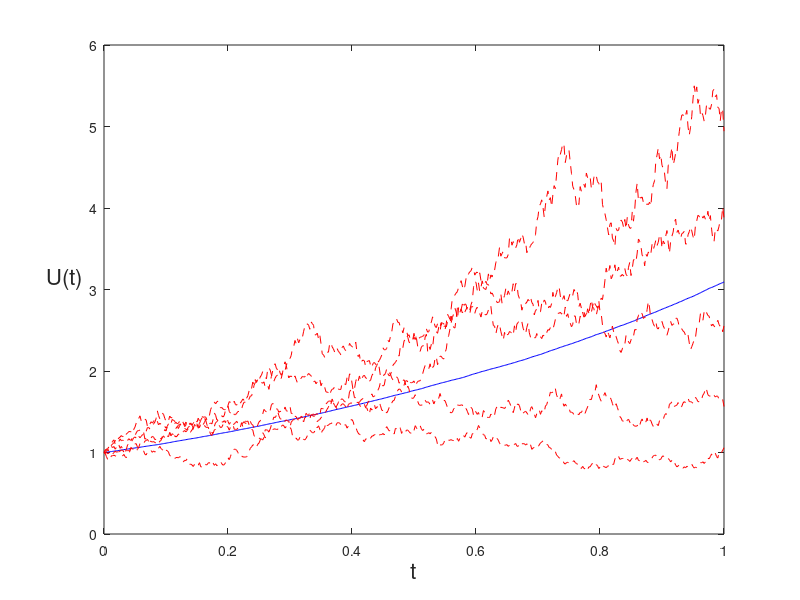

Recreate this plot in MATLAB. (Note: this script raises an error after producing the figure.)
%BPATH3  Function along a Brownian path
% Adapted from bpath3.m as given in the paper
%
% Higham., D.,
% An Algorithmic Introduction to Numerical Simulation of Stochastic Differential Equations
% SIAM Review
% Volume 43
% Number 3
% pages 525-546
% 2001
% doi 10.1137/S0036144500378302
% http://dx.doi.org/10.1137/S0036144500378302
%


randn('state',100)                                % set the state of randn
T = 1; N = 500; dt = T/N; t = [dt:dt:1];

M = 4000;                                         % M paths simultaneously
dW = sqrt(dt)*randn(M,N);                         % increments
W = cumsum(dW,2);                                 % cumulative sum
U = exp(repmat(t,[M 1]) + 0.5*W);
Umean = mean(U);
plot([0,t],[1,Umean],'b-'), hold on               % plot mean over M paths
plot([0,t],[ones(5,1),U(1:5,:)],'r--'), hold off  % plot 5 individual paths
xlabel('t','FontSize',16)
ylabel('U(t)','FontSize',16,'Rotation',0,'HorizontalAlignment','right')
legend('mean of 1000 paths','5 individual paths',2)
averr = norm((Umean - exp(9*t/8)),'inf')          % sample error
